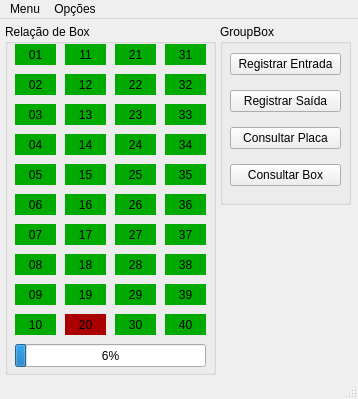
<?xml version="1.0" encoding="UTF-8"?>
<ui version="4.0">
 <class>MainWindow</class>
 <widget class="QMainWindow" name="MainWindow">
  <property name="geometry">
   <rect>
    <x>0</x>
    <y>0</y>
    <width>358</width>
    <height>399</height>
   </rect>
  </property>
  <property name="windowTitle">
   <string>DriveBox</string>
  </property>
  <property name="layoutDirection">
   <enum>Qt::LeftToRight</enum>
  </property>
  <property name="toolButtonStyle">
   <enum>Qt::ToolButtonTextOnly</enum>
  </property>
  <property name="tabShape">
   <enum>QTabWidget::Rounded</enum>
  </property>
  <property name="dockOptions">
   <set>QMainWindow::AllowTabbedDocks|QMainWindow::AnimatedDocks</set>
  </property>
  <widget class="QWidget" name="centralwidget">
   <widget class="QGroupBox" name="groupBox">
    <property name="geometry">
     <rect>
      <x>5</x>
      <y>5</y>
      <width>211</width>
      <height>351</height>
     </rect>
    </property>
    <property name="title">
     <string>Relação de Box</string>
    </property>
    <widget class="QLabel" name="label_1">
     <property name="geometry">
      <rect>
       <x>10</x>
       <y>20</y>
       <width>41</width>
       <height>21</height>
      </rect>
     </property>
     <property name="styleSheet">
      <string notr="true">background-color: rgb(0, 170, 0);
font: 75 12pt &quot;MS Shell Dlg 2&quot;;</string>
     </property>
     <property name="text">
      <string>01</string>
     </property>
     <property name="alignment">
      <set>Qt::AlignCenter</set>
     </property>
    </widget>
    <widget class="QProgressBar" name="progressBar">
     <property name="geometry">
      <rect>
       <x>10</x>
       <y>320</y>
       <width>191</width>
       <height>23</height>
      </rect>
     </property>
     <property name="value">
      <number>6</number>
     </property>
    </widget>
    <widget class="QLabel" name="label_2">
     <property name="geometry">
      <rect>
       <x>10</x>
       <y>50</y>
       <width>41</width>
       <height>21</height>
      </rect>
     </property>
     <property name="styleSheet">
      <string notr="true">background-color: rgb(0, 170, 0);
font: 75 12pt &quot;MS Shell Dlg 2&quot;;</string>
     </property>
     <property name="text">
      <string>02</string>
     </property>
     <property name="alignment">
      <set>Qt::AlignCenter</set>
     </property>
    </widget>
    <widget class="QLabel" name="label_3">
     <property name="geometry">
      <rect>
       <x>10</x>
       <y>80</y>
       <width>41</width>
       <height>21</height>
      </rect>
     </property>
     <property name="styleSheet">
      <string notr="true">background-color: rgb(0, 170, 0);
font: 75 12pt &quot;MS Shell Dlg 2&quot;;</string>
     </property>
     <property name="text">
      <string>03</string>
     </property>
     <property name="alignment">
      <set>Qt::AlignCenter</set>
     </property>
    </widget>
    <widget class="QLabel" name="label_4">
     <property name="geometry">
      <rect>
       <x>10</x>
       <y>110</y>
       <width>41</width>
       <height>21</height>
      </rect>
     </property>
     <property name="styleSheet">
      <string notr="true">background-color: rgb(0, 170, 0);
font: 75 12pt &quot;MS Shell Dlg 2&quot;;</string>
     </property>
     <property name="text">
      <string>04</string>
     </property>
     <property name="alignment">
      <set>Qt::AlignCenter</set>
     </property>
    </widget>
    <widget class="QLabel" name="label_5">
     <property name="geometry">
      <rect>
       <x>10</x>
       <y>140</y>
       <width>41</width>
       <height>21</height>
      </rect>
     </property>
     <property name="styleSheet">
      <string notr="true">background-color: rgb(0, 170, 0);
font: 75 12pt &quot;MS Shell Dlg 2&quot;;</string>
     </property>
     <property name="text">
      <string>05</string>
     </property>
     <property name="alignment">
      <set>Qt::AlignCenter</set>
     </property>
    </widget>
    <widget class="QLabel" name="label_6">
     <property name="geometry">
      <rect>
       <x>10</x>
       <y>170</y>
       <width>41</width>
       <height>21</height>
      </rect>
     </property>
     <property name="styleSheet">
      <string notr="true">background-color: rgb(0, 170, 0);
font: 75 12pt &quot;MS Shell Dlg 2&quot;;</string>
     </property>
     <property name="text">
      <string>06</string>
     </property>
     <property name="alignment">
      <set>Qt::AlignCenter</set>
     </property>
    </widget>
    <widget class="QLabel" name="label_7">
     <property name="geometry">
      <rect>
       <x>10</x>
       <y>200</y>
       <width>41</width>
       <height>21</height>
      </rect>
     </property>
     <property name="styleSheet">
      <string notr="true">background-color: rgb(0, 170, 0);
font: 75 12pt &quot;MS Shell Dlg 2&quot;;</string>
     </property>
     <property name="text">
      <string>07</string>
     </property>
     <property name="alignment">
      <set>Qt::AlignCenter</set>
     </property>
    </widget>
    <widget class="QLabel" name="label_8">
     <property name="geometry">
      <rect>
       <x>10</x>
       <y>230</y>
       <width>41</width>
       <height>21</height>
      </rect>
     </property>
     <property name="styleSheet">
      <string notr="true">background-color: rgb(0, 170, 0);
font: 75 12pt &quot;MS Shell Dlg 2&quot;;</string>
     </property>
     <property name="text">
      <string>08</string>
     </property>
     <property name="alignment">
      <set>Qt::AlignCenter</set>
     </property>
    </widget>
    <widget class="QLabel" name="label_9">
     <property name="geometry">
      <rect>
       <x>10</x>
       <y>260</y>
       <width>41</width>
       <height>21</height>
      </rect>
     </property>
     <property name="styleSheet">
      <string notr="true">background-color: rgb(0, 170, 0);
font: 75 12pt &quot;MS Shell Dlg 2&quot;;</string>
     </property>
     <property name="text">
      <string>09</string>
     </property>
     <property name="alignment">
      <set>Qt::AlignCenter</set>
     </property>
    </widget>
    <widget class="QLabel" name="label_10">
     <property name="geometry">
      <rect>
       <x>10</x>
       <y>290</y>
       <width>41</width>
       <height>21</height>
      </rect>
     </property>
     <property name="styleSheet">
      <string notr="true">background-color: rgb(0, 170, 0);
font: 75 12pt &quot;MS Shell Dlg 2&quot;;</string>
     </property>
     <property name="text">
      <string>10</string>
     </property>
     <property name="alignment">
      <set>Qt::AlignCenter</set>
     </property>
    </widget>
    <widget class="QLabel" name="label_11">
     <property name="geometry">
      <rect>
       <x>60</x>
       <y>20</y>
       <width>41</width>
       <height>21</height>
      </rect>
     </property>
     <property name="styleSheet">
      <string notr="true">background-color: rgb(0, 170, 0);
font: 75 12pt &quot;MS Shell Dlg 2&quot;;</string>
     </property>
     <property name="text">
      <string>11</string>
     </property>
     <property name="alignment">
      <set>Qt::AlignCenter</set>
     </property>
    </widget>
    <widget class="QLabel" name="label_12">
     <property name="geometry">
      <rect>
       <x>60</x>
       <y>50</y>
       <width>41</width>
       <height>21</height>
      </rect>
     </property>
     <property name="styleSheet">
      <string notr="true">background-color: rgb(0, 170, 0);
font: 75 12pt &quot;MS Shell Dlg 2&quot;;</string>
     </property>
     <property name="text">
      <string>12</string>
     </property>
     <property name="alignment">
      <set>Qt::AlignCenter</set>
     </property>
    </widget>
    <widget class="QLabel" name="label_13">
     <property name="geometry">
      <rect>
       <x>60</x>
       <y>80</y>
       <width>41</width>
       <height>21</height>
      </rect>
     </property>
     <property name="styleSheet">
      <string notr="true">background-color: rgb(0, 170, 0);
font: 75 12pt &quot;MS Shell Dlg 2&quot;;</string>
     </property>
     <property name="text">
      <string>13</string>
     </property>
     <property name="alignment">
      <set>Qt::AlignCenter</set>
     </property>
    </widget>
    <widget class="QLabel" name="label_14">
     <property name="geometry">
      <rect>
       <x>60</x>
       <y>110</y>
       <width>41</width>
       <height>21</height>
      </rect>
     </property>
     <property name="styleSheet">
      <string notr="true">background-color: rgb(0, 170, 0);
font: 75 12pt &quot;MS Shell Dlg 2&quot;;</string>
     </property>
     <property name="text">
      <string>14</string>
     </property>
     <property name="alignment">
      <set>Qt::AlignCenter</set>
     </property>
    </widget>
    <widget class="QLabel" name="label_15">
     <property name="geometry">
      <rect>
       <x>60</x>
       <y>140</y>
       <width>41</width>
       <height>21</height>
      </rect>
     </property>
     <property name="styleSheet">
      <string notr="true">background-color: rgb(0, 170, 0);
font: 75 12pt &quot;MS Shell Dlg 2&quot;;</string>
     </property>
     <property name="text">
      <string>15</string>
     </property>
     <property name="alignment">
      <set>Qt::AlignCenter</set>
     </property>
    </widget>
    <widget class="QLabel" name="label_16">
     <property name="geometry">
      <rect>
       <x>60</x>
       <y>170</y>
       <width>41</width>
       <height>21</height>
      </rect>
     </property>
     <property name="styleSheet">
      <string notr="true">background-color: rgb(0, 170, 0);
font: 75 12pt &quot;MS Shell Dlg 2&quot;;</string>
     </property>
     <property name="text">
      <string>16</string>
     </property>
     <property name="alignment">
      <set>Qt::AlignCenter</set>
     </property>
    </widget>
    <widget class="QLabel" name="label_17">
     <property name="geometry">
      <rect>
       <x>60</x>
       <y>200</y>
       <width>41</width>
       <height>21</height>
      </rect>
     </property>
     <property name="styleSheet">
      <string notr="true">background-color: rgb(0, 170, 0);
font: 75 12pt &quot;MS Shell Dlg 2&quot;;</string>
     </property>
     <property name="text">
      <string>17</string>
     </property>
     <property name="alignment">
      <set>Qt::AlignCenter</set>
     </property>
    </widget>
    <widget class="QLabel" name="label_18">
     <property name="geometry">
      <rect>
       <x>60</x>
       <y>230</y>
       <width>41</width>
       <height>21</height>
      </rect>
     </property>
     <property name="styleSheet">
      <string notr="true">background-color: rgb(0, 170, 0);
font: 75 12pt &quot;MS Shell Dlg 2&quot;;</string>
     </property>
     <property name="text">
      <string>18</string>
     </property>
     <property name="alignment">
      <set>Qt::AlignCenter</set>
     </property>
    </widget>
    <widget class="QLabel" name="label_19">
     <property name="geometry">
      <rect>
       <x>60</x>
       <y>260</y>
       <width>41</width>
       <height>21</height>
      </rect>
     </property>
     <property name="styleSheet">
      <string notr="true">background-color: rgb(0, 170, 0);
font: 75 12pt &quot;MS Shell Dlg 2&quot;;</string>
     </property>
     <property name="text">
      <string>19</string>
     </property>
     <property name="alignment">
      <set>Qt::AlignCenter</set>
     </property>
    </widget>
    <widget class="QLabel" name="label_20">
     <property name="geometry">
      <rect>
       <x>60</x>
       <y>290</y>
       <width>41</width>
       <height>21</height>
      </rect>
     </property>
     <property name="styleSheet">
      <string notr="true">background-color: rgb(170, 0, 0);
font: 12pt &quot;MS Shell Dlg 2&quot;;
</string>
     </property>
     <property name="text">
      <string>20</string>
     </property>
     <property name="alignment">
      <set>Qt::AlignCenter</set>
     </property>
    </widget>
    <widget class="QLabel" name="label_21">
     <property name="geometry">
      <rect>
       <x>110</x>
       <y>20</y>
       <width>41</width>
       <height>21</height>
      </rect>
     </property>
     <property name="styleSheet">
      <string notr="true">background-color: rgb(0, 170, 0);
font: 75 12pt &quot;MS Shell Dlg 2&quot;;</string>
     </property>
     <property name="text">
      <string>21</string>
     </property>
     <property name="alignment">
      <set>Qt::AlignCenter</set>
     </property>
    </widget>
    <widget class="QLabel" name="label_22">
     <property name="geometry">
      <rect>
       <x>110</x>
       <y>50</y>
       <width>41</width>
       <height>21</height>
      </rect>
     </property>
     <property name="styleSheet">
      <string notr="true">background-color: rgb(0, 170, 0);
font: 75 12pt &quot;MS Shell Dlg 2&quot;;</string>
     </property>
     <property name="text">
      <string>22</string>
     </property>
     <property name="alignment">
      <set>Qt::AlignCenter</set>
     </property>
    </widget>
    <widget class="QLabel" name="label_23">
     <property name="geometry">
      <rect>
       <x>110</x>
       <y>80</y>
       <width>41</width>
       <height>21</height>
      </rect>
     </property>
     <property name="styleSheet">
      <string notr="true">background-color: rgb(0, 170, 0);
font: 75 12pt &quot;MS Shell Dlg 2&quot;;</string>
     </property>
     <property name="text">
      <string>23</string>
     </property>
     <property name="alignment">
      <set>Qt::AlignCenter</set>
     </property>
    </widget>
    <widget class="QLabel" name="label_24">
     <property name="geometry">
      <rect>
       <x>110</x>
       <y>110</y>
       <width>41</width>
       <height>21</height>
      </rect>
     </property>
     <property name="styleSheet">
      <string notr="true">background-color: rgb(0, 170, 0);
font: 75 12pt &quot;MS Shell Dlg 2&quot;;</string>
     </property>
     <property name="text">
      <string>24</string>
     </property>
     <property name="alignment">
      <set>Qt::AlignCenter</set>
     </property>
    </widget>
    <widget class="QLabel" name="label_25">
     <property name="geometry">
      <rect>
       <x>110</x>
       <y>140</y>
       <width>41</width>
       <height>21</height>
      </rect>
     </property>
     <property name="styleSheet">
      <string notr="true">background-color: rgb(0, 170, 0);
font: 75 12pt &quot;MS Shell Dlg 2&quot;;</string>
     </property>
     <property name="text">
      <string>25</string>
     </property>
     <property name="alignment">
      <set>Qt::AlignCenter</set>
     </property>
    </widget>
    <widget class="QLabel" name="label_26">
     <property name="geometry">
      <rect>
       <x>110</x>
       <y>170</y>
       <width>41</width>
       <height>21</height>
      </rect>
     </property>
     <property name="styleSheet">
      <string notr="true">background-color: rgb(0, 170, 0);
font: 75 12pt &quot;MS Shell Dlg 2&quot;;</string>
     </property>
     <property name="text">
      <string>26</string>
     </property>
     <property name="alignment">
      <set>Qt::AlignCenter</set>
     </property>
    </widget>
    <widget class="QLabel" name="label_27">
     <property name="geometry">
      <rect>
       <x>110</x>
       <y>200</y>
       <width>41</width>
       <height>21</height>
      </rect>
     </property>
     <property name="styleSheet">
      <string notr="true">background-color: rgb(0, 170, 0);
font: 75 12pt &quot;MS Shell Dlg 2&quot;;</string>
     </property>
     <property name="text">
      <string>27</string>
     </property>
     <property name="alignment">
      <set>Qt::AlignCenter</set>
     </property>
    </widget>
    <widget class="QLabel" name="label_28">
     <property name="geometry">
      <rect>
       <x>110</x>
       <y>230</y>
       <width>41</width>
       <height>21</height>
      </rect>
     </property>
     <property name="styleSheet">
      <string notr="true">background-color: rgb(0, 170, 0);
font: 75 12pt &quot;MS Shell Dlg 2&quot;;</string>
     </property>
     <property name="text">
      <string>28</string>
     </property>
     <property name="alignment">
      <set>Qt::AlignCenter</set>
     </property>
    </widget>
    <widget class="QLabel" name="label_29">
     <property name="geometry">
      <rect>
       <x>110</x>
       <y>260</y>
       <width>41</width>
       <height>21</height>
      </rect>
     </property>
     <property name="styleSheet">
      <string notr="true">background-color: rgb(0, 170, 0);
font: 75 12pt &quot;MS Shell Dlg 2&quot;;</string>
     </property>
     <property name="text">
      <string>29</string>
     </property>
     <property name="alignment">
      <set>Qt::AlignCenter</set>
     </property>
    </widget>
    <widget class="QLabel" name="label_30">
     <property name="geometry">
      <rect>
       <x>110</x>
       <y>290</y>
       <width>41</width>
       <height>21</height>
      </rect>
     </property>
     <property name="styleSheet">
      <string notr="true">background-color: rgb(0, 170, 0);
font: 75 12pt &quot;MS Shell Dlg 2&quot;;</string>
     </property>
     <property name="text">
      <string>30</string>
     </property>
     <property name="alignment">
      <set>Qt::AlignCenter</set>
     </property>
    </widget>
    <widget class="QLabel" name="label_31">
     <property name="geometry">
      <rect>
       <x>160</x>
       <y>20</y>
       <width>41</width>
       <height>21</height>
      </rect>
     </property>
     <property name="styleSheet">
      <string notr="true">background-color: rgb(0, 170, 0);
font: 75 12pt &quot;MS Shell Dlg 2&quot;;</string>
     </property>
     <property name="text">
      <string>31</string>
     </property>
     <property name="alignment">
      <set>Qt::AlignCenter</set>
     </property>
    </widget>
    <widget class="QLabel" name="label_32">
     <property name="geometry">
      <rect>
       <x>160</x>
       <y>50</y>
       <width>41</width>
       <height>21</height>
      </rect>
     </property>
     <property name="styleSheet">
      <string notr="true">background-color: rgb(0, 170, 0);
font: 75 12pt &quot;MS Shell Dlg 2&quot;;</string>
     </property>
     <property name="text">
      <string>32</string>
     </property>
     <property name="alignment">
      <set>Qt::AlignCenter</set>
     </property>
    </widget>
    <widget class="QLabel" name="label_33">
     <property name="geometry">
      <rect>
       <x>160</x>
       <y>80</y>
       <width>41</width>
       <height>21</height>
      </rect>
     </property>
     <property name="styleSheet">
      <string notr="true">background-color: rgb(0, 170, 0);
font: 75 12pt &quot;MS Shell Dlg 2&quot;;</string>
     </property>
     <property name="text">
      <string>33</string>
     </property>
     <property name="alignment">
      <set>Qt::AlignCenter</set>
     </property>
    </widget>
    <widget class="QLabel" name="label_34">
     <property name="geometry">
      <rect>
       <x>160</x>
       <y>110</y>
       <width>41</width>
       <height>21</height>
      </rect>
     </property>
     <property name="styleSheet">
      <string notr="true">background-color: rgb(0, 170, 0);
font: 75 12pt &quot;MS Shell Dlg 2&quot;;</string>
     </property>
     <property name="text">
      <string>34</string>
     </property>
     <property name="alignment">
      <set>Qt::AlignCenter</set>
     </property>
    </widget>
    <widget class="QLabel" name="label_35">
     <property name="geometry">
      <rect>
       <x>160</x>
       <y>140</y>
       <width>41</width>
       <height>21</height>
      </rect>
     </property>
     <property name="styleSheet">
      <string notr="true">background-color: rgb(0, 170, 0);
font: 75 12pt &quot;MS Shell Dlg 2&quot;;</string>
     </property>
     <property name="text">
      <string>35</string>
     </property>
     <property name="alignment">
      <set>Qt::AlignCenter</set>
     </property>
    </widget>
    <widget class="QLabel" name="label_36">
     <property name="geometry">
      <rect>
       <x>160</x>
       <y>170</y>
       <width>41</width>
       <height>21</height>
      </rect>
     </property>
     <property name="styleSheet">
      <string notr="true">background-color: rgb(0, 170, 0);
font: 75 12pt &quot;MS Shell Dlg 2&quot;;</string>
     </property>
     <property name="text">
      <string>36</string>
     </property>
     <property name="alignment">
      <set>Qt::AlignCenter</set>
     </property>
    </widget>
    <widget class="QLabel" name="label_37">
     <property name="geometry">
      <rect>
       <x>160</x>
       <y>200</y>
       <width>41</width>
       <height>21</height>
      </rect>
     </property>
     <property name="styleSheet">
      <string notr="true">background-color: rgb(0, 170, 0);
font: 75 12pt &quot;MS Shell Dlg 2&quot;;</string>
     </property>
     <property name="text">
      <string>37</string>
     </property>
     <property name="alignment">
      <set>Qt::AlignCenter</set>
     </property>
    </widget>
    <widget class="QLabel" name="label_38">
     <property name="geometry">
      <rect>
       <x>160</x>
       <y>230</y>
       <width>41</width>
       <height>21</height>
      </rect>
     </property>
     <property name="styleSheet">
      <string notr="true">background-color: rgb(0, 170, 0);
font: 75 12pt &quot;MS Shell Dlg 2&quot;;</string>
     </property>
     <property name="text">
      <string>38</string>
     </property>
     <property name="alignment">
      <set>Qt::AlignCenter</set>
     </property>
    </widget>
    <widget class="QLabel" name="label_39">
     <property name="geometry">
      <rect>
       <x>160</x>
       <y>260</y>
       <width>41</width>
       <height>21</height>
      </rect>
     </property>
     <property name="styleSheet">
      <string notr="true">background-color: rgb(0, 170, 0);
font: 75 12pt &quot;MS Shell Dlg 2&quot;;</string>
     </property>
     <property name="text">
      <string>39</string>
     </property>
     <property name="alignment">
      <set>Qt::AlignCenter</set>
     </property>
    </widget>
    <widget class="QLabel" name="label_40">
     <property name="geometry">
      <rect>
       <x>160</x>
       <y>290</y>
       <width>41</width>
       <height>21</height>
      </rect>
     </property>
     <property name="styleSheet">
      <string notr="true">background-color: rgb(0, 170, 0);
font: 75 12pt &quot;MS Shell Dlg 2&quot;;</string>
     </property>
     <property name="text">
      <string>40</string>
     </property>
     <property name="alignment">
      <set>Qt::AlignCenter</set>
     </property>
    </widget>
   </widget>
   <widget class="QGroupBox" name="groupBox_2">
    <property name="geometry">
     <rect>
      <x>220</x>
      <y>5</y>
      <width>131</width>
      <height>181</height>
     </rect>
    </property>
    <property name="title">
     <string>GroupBox</string>
    </property>
    <widget class="QWidget" name="verticalLayoutWidget">
     <property name="geometry">
      <rect>
       <x>10</x>
       <y>20</y>
       <width>111</width>
       <height>151</height>
      </rect>
     </property>
     <layout class="QVBoxLayout" name="verticalLayout">
      <item>
       <widget class="QPushButton" name="PBentrada">
        <property name="layoutDirection">
         <enum>Qt::LeftToRight</enum>
        </property>
        <property name="text">
         <string>Registrar Entrada</string>
        </property>
       </widget>
      </item>
      <item>
       <widget class="QPushButton" name="PBsaida">
        <property name="text">
         <string>Registrar Saída</string>
        </property>
       </widget>
      </item>
      <item>
       <widget class="QPushButton" name="PBconspl">
        <property name="text">
         <string>Consultar Placa</string>
        </property>
       </widget>
      </item>
      <item>
       <widget class="QPushButton" name="PBconsbx">
        <property name="text">
         <string>Consultar Box</string>
        </property>
       </widget>
      </item>
     </layout>
    </widget>
   </widget>
  </widget>
  <widget class="QMenuBar" name="menubar">
   <property name="geometry">
    <rect>
     <x>0</x>
     <y>0</y>
     <width>358</width>
     <height>18</height>
    </rect>
   </property>
   <widget class="QMenu" name="menuMenu">
    <property name="title">
     <string>Menu</string>
    </property>
    <addaction name="actionCadastrar_Entrada"/>
    <addaction name="actionCadastrar_Sa_da"/>
    <addaction name="separator"/>
    <addaction name="actionConsultar_Placa"/>
    <addaction name="actionConsultar_box"/>
   </widget>
   <widget class="QMenu" name="menuOp_es">
    <property name="title">
     <string>Opções</string>
    </property>
    <addaction name="actionFechar_Programa"/>
   </widget>
   <addaction name="menuMenu"/>
   <addaction name="menuOp_es"/>
  </widget>
  <widget class="QStatusBar" name="statusBar"/>
  <action name="actionCadastrar_Entrada">
   <property name="text">
    <string>Cadastrar Entrada</string>
   </property>
  </action>
  <action name="actionCadastrar_Sa_da">
   <property name="text">
    <string>Cadastrar Saída</string>
   </property>
  </action>
  <action name="actionFechar_Programa">
   <property name="text">
    <string>Fechar Programa</string>
   </property>
  </action>
  <action name="actionConsultar_Placa">
   <property name="text">
    <string>Consultar Placa</string>
   </property>
  </action>
  <action name="actionConsultar_box">
   <property name="text">
    <string>Consultar box</string>
   </property>
  </action>
 </widget>
 <resources/>
 <connections/>
</ui>
